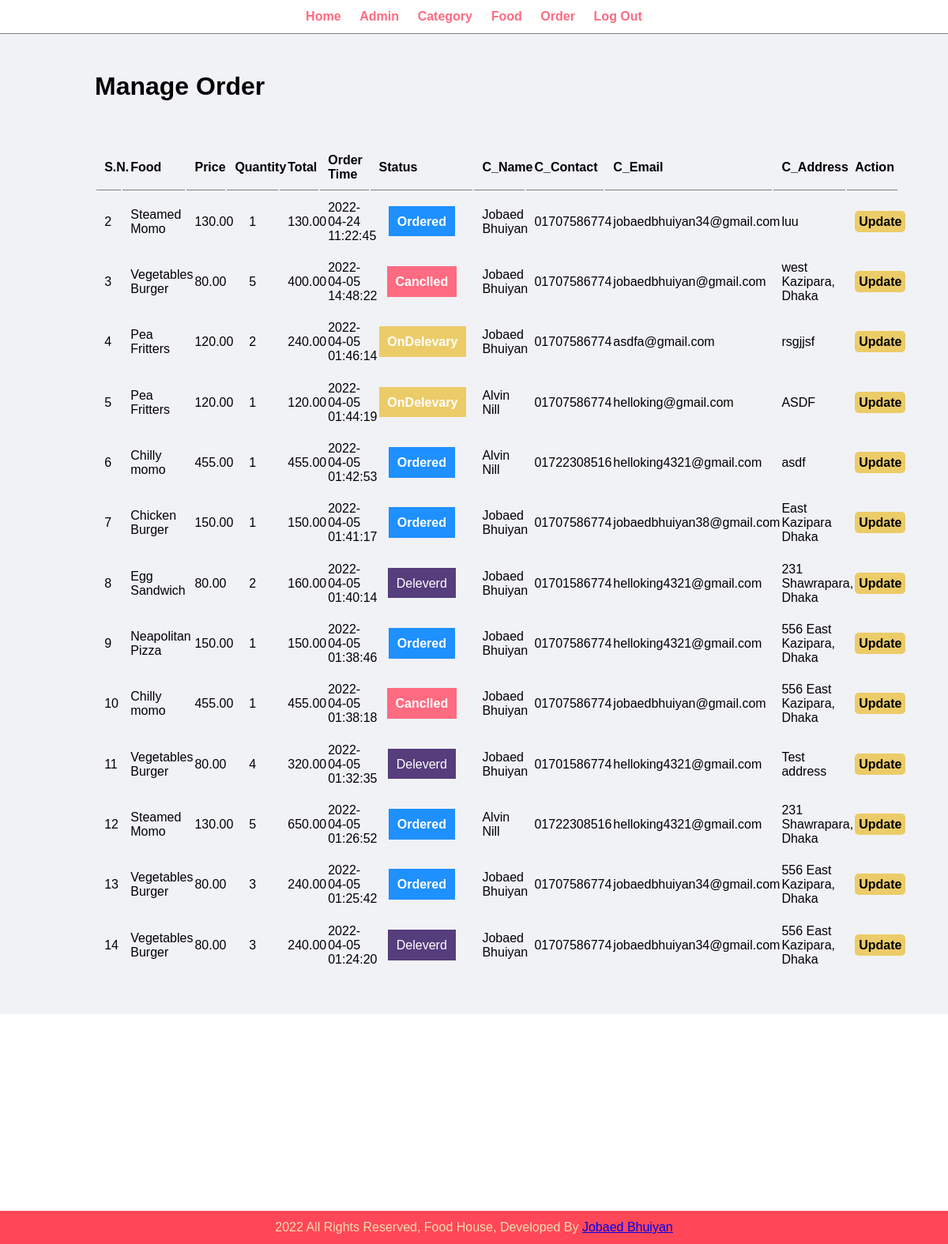
Screenshot of /admin/manage-order.php (signed in) with the database file from the repository.
### tables this page shows
CREATE TABLE `order` (
  `id` int(10) UNSIGNED NOT NULL,
  `food` varchar(250) NOT NULL,
  `price` decimal(10,2) NOT NULL,
  `qty` int(11) NOT NULL,
  `total` decimal(10,2) NOT NULL,
  `order_date` datetime NOT NULL DEFAULT current_timestamp(),
  `status` varchar(50) NOT NULL,
  `customer_name` varchar(100) NOT NULL,
  `customer_contact` varchar(20) NOT NULL,
  `customer_email` varchar(50) NOT NULL,
  `customer_address` text NOT NULL
);

### admin/manage-order.php (the view, shortened to what this page needs)
<?php
require "partials/menu.php";
require "../config/db.php";
$s = "SELECT * FROM `order` ORDER BY id DESC";
$result = $conn->query($s);
?>
<div class="main-content">
    <div class="wrapper">
        <div class="">
            <h1>Manage Order</h1>
        </div>
        <br>
        <br><br>
        <table class="tbl-full">
            <tr>
                <th>S.N.</th>
                <th>Food</th>
                <th>Price</th>
                <th>Quantity</th>
                <th>Total</th>
                <th>Order Time</th>
                <th>Status</th>
                <th>C_Name</th>
                <th>C_Contact</th>
                <th>C_Email</th>
                <th>C_Address</th>
                <th>Action</th>
            </tr>
            <?php
            $i = 1;
            while ($row = $result->fetch_assoc()) {
                $i++;
            ?>
                <tr>
                    <td><?php echo $i ?></td>
                    <td><?php echo $row['food'] ?></td>
                    <td><?php echo $row['price'] ?></td>
                    <td class="text-center"><?php echo $row['qty'] ?></td>
                    <td><?php echo $row['total'] ?></td>
                    <td><?php echo $row['order_date'] ?></td>
                    <td class="text-center">
                        <?php
                        $status = $row['status'];
                        if ($status == "Ordered") {
                            echo "<label class='btn-primary' style=' padding: 10%; color:white'>$status</label>";
                        } elseif ($status == "OnDelevary") {
                            echo "<label class='btn-secondary' style='margin-right:40px; padding: 10%; color:white' >$status</label>";
                        } elseif ($status == "Deleverd") {
                            echo "<label  style='background-color:#563D7C; padding: 10%; color:white' >$status</label>";
                        } else {
                            echo "<label class='btn-danger' style='padding: 10%; color:white'>$status</label>";
                        }
                        ?>
                    </td>
                    <td><?php echo $row['customer_name'] ?></td>
                    <td><?php echo $row['customer_contact'] ?></td>
                    <td><?php echo $row['customer_email'] ?></td>
                    <td><?php echo $row['customer_address'] ?></td>
                    <td><a style="padding: 5px; border-radius: 5px; margin-top: 50px;" href="update-order.php?id=<?php echo $row['id'] ?>" class="btn-secondary">Update</a></td>
                </tr>
            <?php } ?>
        </table>
    </div>
</div>
<?php
require "partials/footer.php";
?>
</body>
</html>

### css/admin.css (style rules this page uses)
* { margin: 0 0; padding: 0 0; font-family: Arial, Helvetica, sans-serif; }
.wrapper { padding: 1%; width: 80%; margin: 0 auto; }
.text-center { text-align: center; }
.tbl-full { width: 100%; }
table tr th { border-bottom: 1px solid gray; padding: 1%; text-align: left; }
table tr td { padding: 1%; }
.btn-primary { background-color: #1e90ff; padding: 1%; color: white; text-decoration: none; font-weight: bold; border: none; }
.btn-secondary { background-color: #eccc68; padding: 1%; color: black; text-decoration: none; font-weight: bold; }
.btn-danger { background-color: #ff6b81; padding: 1%; color: white; text-decoration: none; font-weight: bold; }
.main-content { background-color: #f1f2f6; padding: 3% 0; }

### rows the page displays
order: food "Steamed Momo", price "130.00", qty "1", total "130.00", order_date "2022-04-24 11:22:45", status "Ordered", customer_name "Jobaed Bhuiyan", customer_contact "01707586774", customer_email "jobaedbhuiyan34@gmail.com", customer_address "luu"
order: food "Vegetables Burger", price "80.00", qty "5", total "400.00", order_date "2022-04-05 14:48:22", status "Canclled", customer_name "Jobaed Bhuiyan", customer_contact "01707586774", customer_email "jobaedbhuiyan@gmail.com", customer_address "west Kazipara, Dhaka"
order: food "Pea Fritters", price "120.00", qty "2", total "240.00", order_date "2022-04-05 01:46:14", status "OnDelevary", customer_name "Jobaed Bhuiyan", customer_contact "01707586774", customer_email "asdfa@gmail.com", customer_address "rsgjjsf"
order: food "Pea Fritters", price "120.00", qty "1", total "120.00", order_date "2022-04-05 01:44:19", status "OnDelevary", customer_name "Alvin Nill", customer_contact "01707586774", customer_email "helloking@gmail.com", customer_address "ASDF"
order: food "Chilly momo", price "455.00", qty "1", total "455.00", order_date "2022-04-05 01:42:53", status "Ordered", customer_name "Alvin Nill", customer_contact "01722308516", customer_email "helloking4321@gmail.com", customer_address "asdf"
order: food "Chicken Burger", price "150.00", qty "1", total "150.00", order_date "2022-04-05 01:41:17", status "Ordered", customer_name "Jobaed Bhuiyan", customer_contact "01707586774", customer_email "jobaedbhuiyan38@gmail.com", customer_address "East Kazipara Dhaka"
order: food "Egg Sandwich", price "80.00", qty "2", total "160.00", order_date "2022-04-05 01:40:14", status "Deleverd", customer_name "Jobaed Bhuiyan", customer_contact "01701586774", customer_email "helloking4321@gmail.com", customer_address "231 Shawrapara, Dhaka"
order: food "Neapolitan Pizza", price "150.00", qty "1", total "150.00", order_date "2022-04-05 01:38:46", status "Ordered", customer_name "Jobaed Bhuiyan", customer_contact "01707586774", customer_email "helloking4321@gmail.com", customer_address "556 East Kazipara, Dhaka"
order: food "Chilly momo", price "455.00", qty "1", total "455.00", order_date "2022-04-05 01:38:18", status "Canclled", customer_name "Jobaed Bhuiyan", customer_contact "01707586774", customer_email "jobaedbhuiyan@gmail.com", customer_address "556 East Kazipara, Dhaka"
order: food "Vegetables Burger", price "80.00", qty "4", total "320.00", order_date "2022-04-05 01:32:35", status "Deleverd", customer_name "Jobaed Bhuiyan", customer_contact "01701586774", customer_email "helloking4321@gmail.com", customer_address "Test address"
order: food "Steamed Momo", price "130.00", qty "5", total "650.00", order_date "2022-04-05 01:26:52", status "Ordered", customer_name "Alvin Nill", customer_contact "01722308516", customer_email "helloking4321@gmail.com", customer_address "231 Shawrapara, Dhaka"
order: food "Vegetables Burger", price "80.00", qty "3", total "240.00", order_date "2022-04-05 01:25:42", status "Ordered", customer_name "Jobaed Bhuiyan", customer_contact "01707586774", customer_email "jobaedbhuiyan34@gmail.com", customer_address "556 East Kazipara, Dhaka"
order: food "Vegetables Burger", price "80.00", qty "3", total "240.00", order_date "2022-04-05 01:24:20", status "Deleverd", customer_name "Jobaed Bhuiyan", customer_contact "01707586774", customer_email "jobaedbhuiyan34@gmail.com", customer_address "556 East Kazipara, Dhaka"
